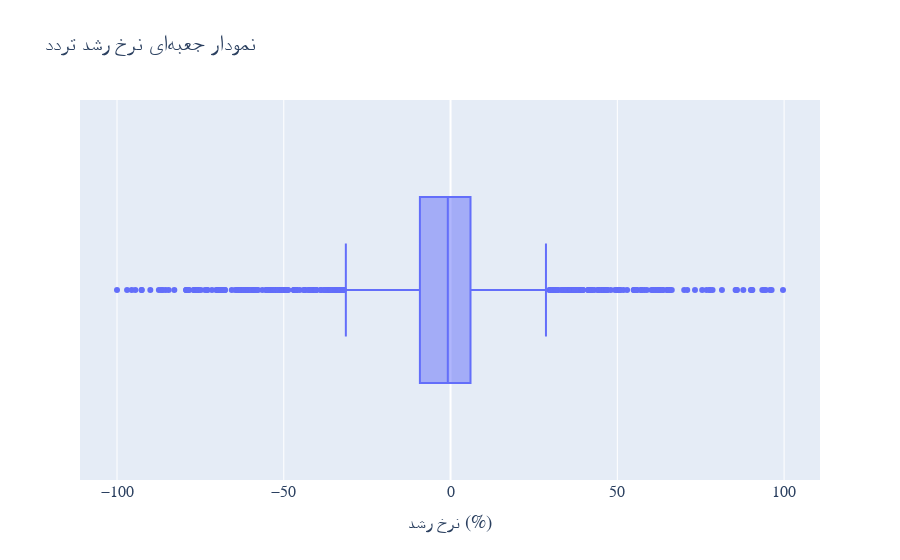

Source (notebook cell):
### Code cell
df_to_draw = df[abs(df['growth_rate']) <= 100]
fig = px.box(df_to_draw, x='growth_rate', points='outliers', title='نمودار جعبهای نرخ رشد تردد')
fig.update_layout(
    xaxis_title='نرخ رشد (%)',
    font_family="Vazirmatn",
    font_size=16
)
fig.show()

### Figure 1 — Plotly figure (JSON) as saved in the notebook; plotly's stock layout.template omitted (floating-point values rounded to 4 significant figures; data arrays with more than 128 entries replaced by an {"elided": "..."} marker saying what was removed)
{"data": [{"alignmentgroup": "True", "boxpoints": "outliers", "hovertemplate": "growth_rate=%{x}<extra></extra>", "legendgroup": "", "marker": {"color": "#636efa"}, "name": "", "notched": false, "offsetgroup": "", "orientation": "h", "showlegend": false, "type": "box", "x": {"elided": "2268 float values"}, "x0": " ", "xaxis": "x", "y0": " ", "yaxis": "y"}], "layout": {"boxmode": "group", "font": {"family": "Vazirmatn", "size": 16}, "legend": {"tracegroupgap": 0}, "title": {"text": "نمودار جعبهای نرخ رشد تردد"}, "xaxis": {"anchor": "y", "domain": [0, 1], "title": {"text": "نرخ رشد (%)"}}, "yaxis": {"anchor": "x", "domain": [0, 1]}}}
